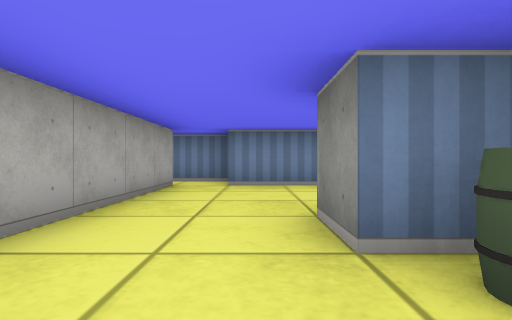
[1] (above)

13 first-person views from a walk through a cub3D ray-caster map. The camera is about half as high as the walls, looks level and sees 80° across. The floor is counted in squares. Each view is taken from the middle of a square. On the plan, view 1 faces up. The plan holds only what a view shows up to about 9 squares ahead; the rest is blank.

[2]
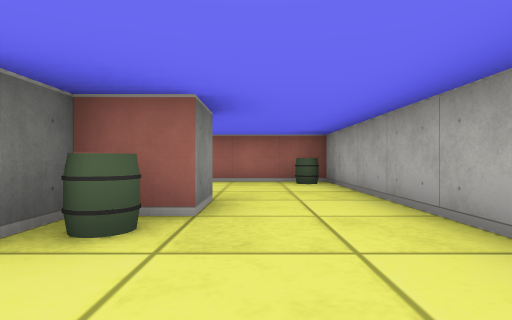

[3]
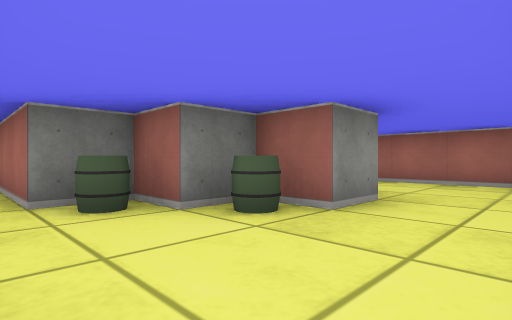

[4]
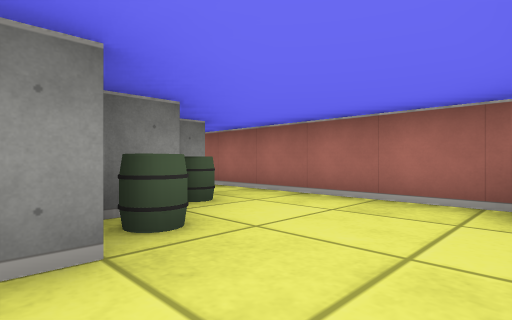

[5]
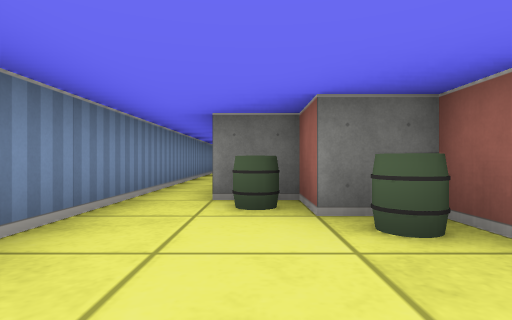

[6]
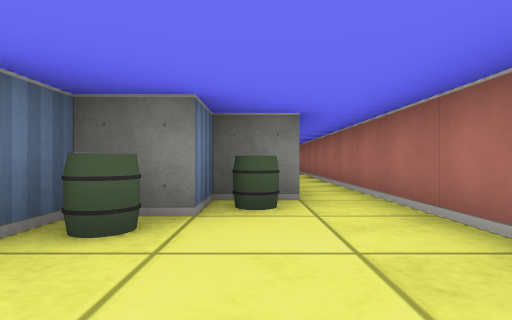

[7]
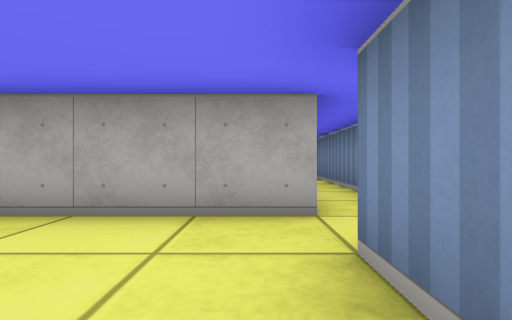

[8]
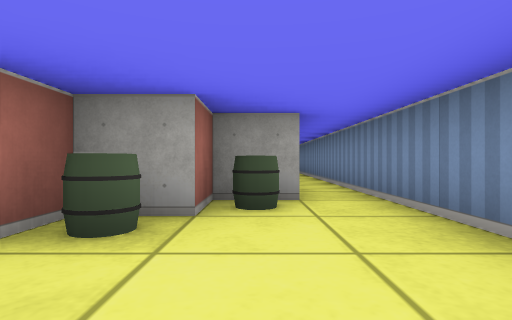

[9]
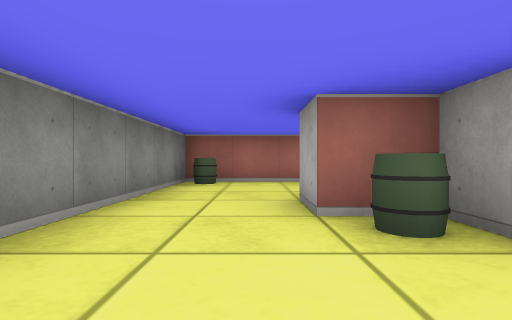

[10]
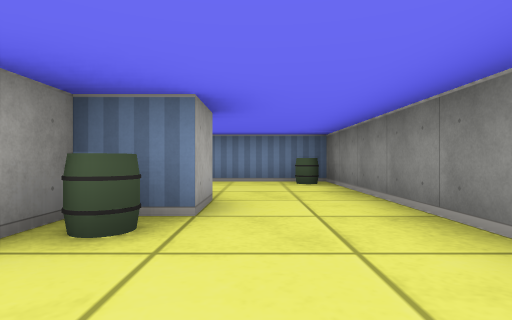

[11]
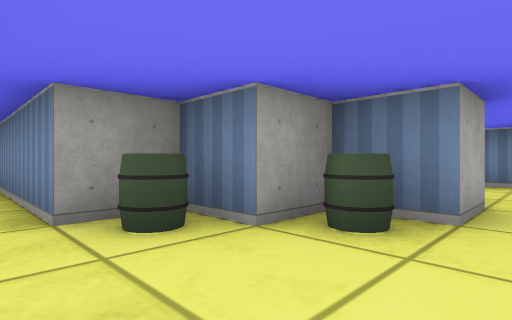

[12]
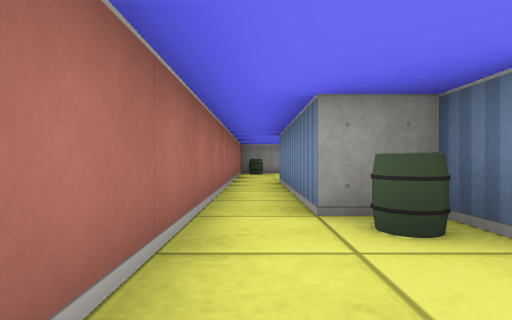

[13]
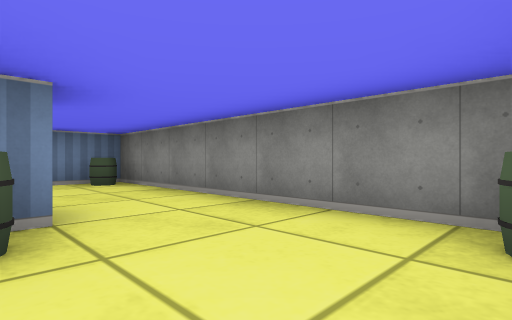

### Floor plan
Points are (right, up) in squares from view 1. A wall is a line through its corners. A room is listed if a view was taken in it or the views show most of it. See-through windows are left out.
Room 1 (views 1, 2, 3, 4, 5, 6, 7)
walls: (2.5, -0.5) (2.5, 0.5) (1.5, 0.5) (1.5, 1.5) (0.5, 1.5) (0.5, 2.5) (1.5, 2.5) (1.5, 3.5) (2.5, 3.5) (2.5, 4.5); (-1.5, 5.5) (-1.5, -1.5) (2.5, -1.5); (2.5, 5.5) (-0.5, 5.5); (-0.5, 6.5) (-1.9, 6.5)
ways out: opening at (3, -1) to room 2; opening at (3, 5) to room 2; opening at (-1, 6)
objects: barrel (-1, -1); barrel (1, 1); barrel (1, 3); barrel (2, 0); barrel (2, 4)
Room 2 (views 8, 9, 10, 11, 12, 13)
walls: (6.5, 4.5) (6.5, 3.5) (7.5, 3.5) (7.5, 2.5) (8.5, 2.5) (8.5, 1.5) (7.5, 1.5) (7.5, 0.5) (6.5, 0.5) (6.5, -0.5) (2.5, -0.5); (2.5, 4.5) (4.8, 4.5); (2.5, -1.5) (10.5, -1.5) (10.5, 5.5) (2.5, 5.5)
ways out: opening at (3, -1) to room 1; opening at (3, 5) to room 1
objects: barrel (7, 0); barrel (7, 4); barrel (8, 1); barrel (8, 3); barrel (10, -1); barrel (10, 5)

Where each view was taken, in squares from view 1:
view 1: 0 up, 0 right, facing up
view 2: 5 up, 0 right, facing down
view 3: 5 up, 1 left, facing down-right
view 4: 2 up, 1 left, facing down-right
view 5: 4 up, 1 left, facing right
view 6: 0 up, 1 left, facing right
view 7: 5 up, 1 right, facing left
view 8: 4 up, 10 right, facing left
view 9: 5 up, 9 right, facing down
view 10: 1 down, 9 right, facing up
view 11: 1 down, 9 right, facing up-left
view 12: 1 down, 9 right, facing left
view 13: 1 down, 8 right, facing up-right
